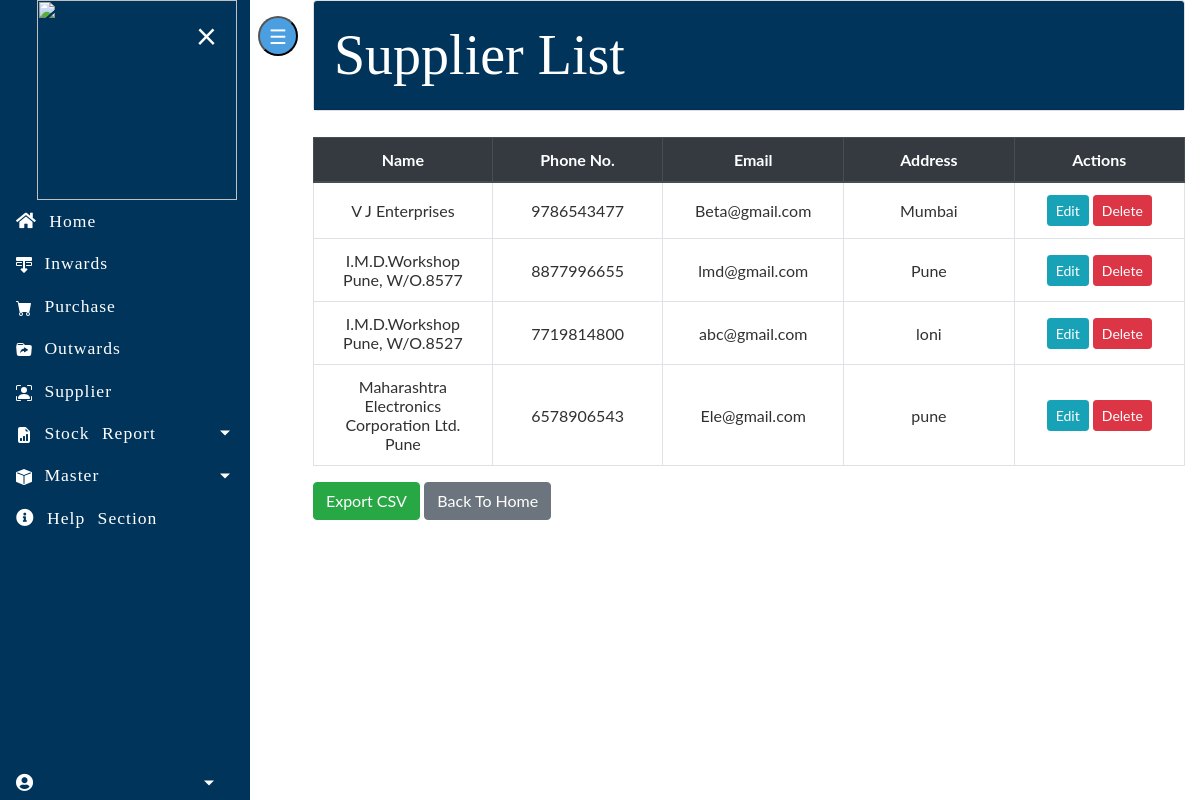
The app's page /inventory/suppliers/ with its own data.
### imdapp/models.py (models this page shows, shortened)
class Supplier(models.Model):
    id = models.AutoField(primary_key=True)
    name = models.ForeignKey(Supp,on_delete=models.CharField)
    phone = models.CharField(max_length=12, unique=True)
    address = models.TextField()
    email = models.EmailField(max_length=255, unique=True)
    is_deleted = models.BooleanField(default=False)

class Supp(models.Model):
    id=models.IntegerField(primary_key=True)
    name=models.CharField(max_length=255)
    def __str__(self):
        return self.name
    class Meta:
        db_table='Supp'

### imdapp/views.py (the view)
# urls.py: path('suppliers/', views.SupplierListView.as_view(), name='suppliers-list'),
class SupplierListView(ListView):
    model = Supplier
    template_name = "suppliers/suppliers_list.html"
    queryset = Supplier.objects.filter(is_deleted=False)
    paginate_by = 10

### imdapp/templates/suppliers/suppliers_list.html (shortened to what this page needs)
{% extends "base.html" %}
{% load widget_tweaks %}
{% block content %}
<div class="card text-left">
          <div class="card-header" style="background-color:#01345B">
            <div class="row" style="color: white; font-style: bold; font-size: 3.5rem">
            <div class="col-md-8" style="font-family: 'Alkalami'" >Supplier List</div>
            <div class="col-md-4">
            </div>
            </div>
          </div>
    </div>
    <br>
    <table class="table table-css table-hover table-bordered">
        <thead class="thead-dark align-middle">
            <tr>
                <th width="15%">Name</th>
                <th width="15%">Phone No.</th>
                <th width="15%">Email</th>
                <th width="15%">Address</th>
                <th width="15%">Actions</th>
            </tr>
        </thead>
{% if object_list %}
        <tbody>
            {% for supplier in object_list %}
            <tr>
                <td class="align-middle"> {{ supplier.name }} </td>
                <td class="align-middle"> {{ supplier.phone }} </td>
                <td class="align-middle"> {{ supplier.email }} </td>
                <td class="align-middle"> {{ supplier.address }} </td>
                <td class="align-middle">
                    <div class="align-middle">
                        <a href="{% url 'edit-supplier' supplier.pk %}" class="btn btn-info btn-sm">Edit</a>
                        <a href="{% url 'delete-supplier' supplier.pk %}" class="btn btn-danger btn-sm">Delete</a>
                    </div>
                </td>
            </tr>
            {% endfor %}
        </tbody>
    </table>
 <div>
        <a href="{% url 'stockre' %}" class="btn btn-success">Export CSV</a>
        <a href="{% url 'home' %}" class="btn btn-secondary">Back To Home</a>
    </div>
{% else %}
        <tbody></tbody>
    </table>
    <br><br><br><br><br><br><br><br>
    <div style="color: #575757; font-style: bold; font-size: 1.5rem; text-align: center;">The records are empty. Please try adding some.</div>
{% endif %}
{% endblock content %}

### homepage/static/css/main.css (style rules this page uses)
body, html { height: 100%; }
a { color: #55b159; }
.table-css { color: #313131; }
.align-middle { text-align: center; }

### homepage/templates/base.html (style rules this page uses)
body { font-family: "Lato", sans-serif; font-size: 1.1rem; }

### records on screen
Supplier: name "V J Enterprises", phone "9786543477", email "Beta@gmail.com", address "Mumbai"
Supplier: name "I.M.D.Workshop Pune, W/O.8577", phone "8877996655", email "lmd@gmail.com", address "Pune"
Supplier: name "I.M.D.Workshop Pune, W/O.8527", phone "7719814800", email "abc@gmail.com", address "loni"
Supplier: name "Maharashtra Electronics Corporation Ltd. Pune", phone "6578906543", email "Ele@gmail.com", address "pune"
